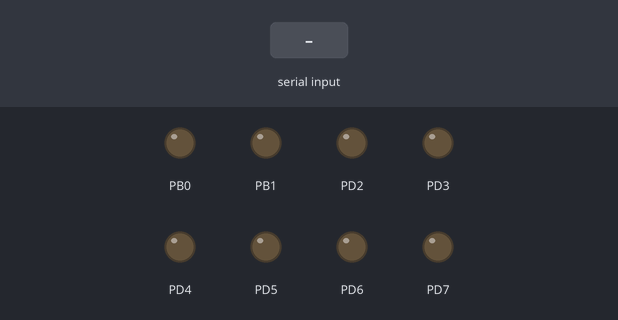
Recording of a program running on a simulated ATmega328P, built with avr-gcc and emulated at 1 MHz. Parts: output pins drawn as LEDs (lit = HIGH). The inputs (shaded band) are chosen by the test bench. Pins used as bus, display or sensor lines are not drawn; what the program prints to the serial monitor is not drawn.

Above: at 1.2 s.
1.3 s: "90,45\n" received over Serial
At 2.5 s:
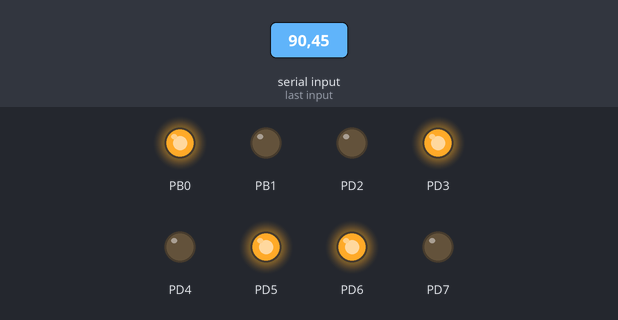
2.8 s: "30,150\n" received over Serial
At 3.7 s:
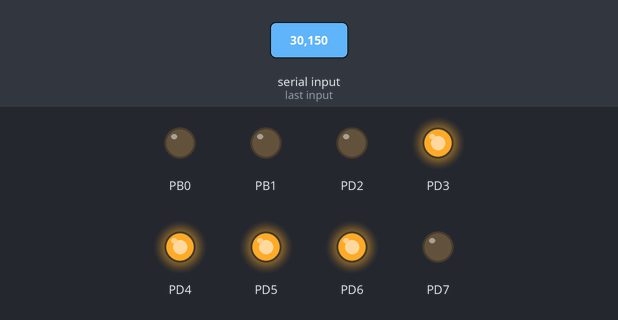
4.3 s: "1\n" received over Serial
At 4.9 s:
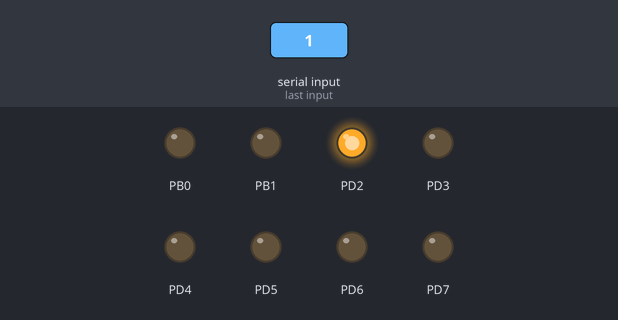
5.8 s: "2\n" received over Serial
At 7.0 s:
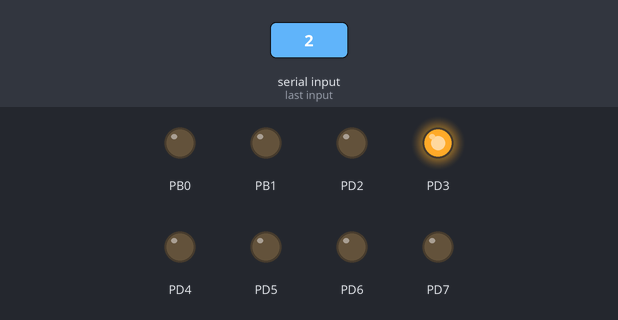
7.3 s: "3\n" received over Serial
At 8.4 s:
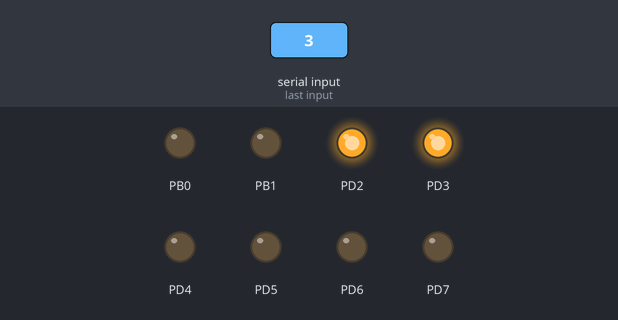
8.8 s: "4\n" received over Serial
At 9.6 s:
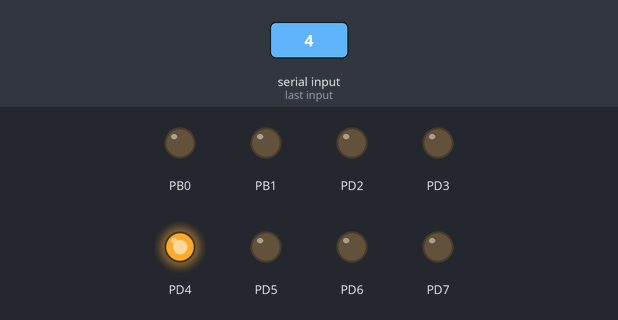
Timing chart, 0 to 11.3 s (numbered marks = the images above; inputs shaded):
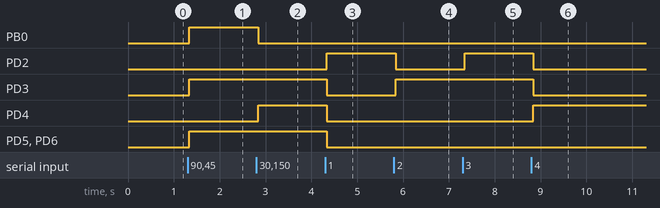

The program:

main.c
```c
/*
 * Lab3.c
 *
 * Created: 2/3/2026 9:38:22 AM
 * Author : Matheo Echeverria
 * Laboratorio del´la comunicación SPI
 */

// Libraries
#define F_CPU 1000000
#include <avr/io.h>
#include <avr/interrupt.h>
#include <stdint.h>
#include <stdlib.h>
#include <util/delay.h>
#include "UART/UART.h"
#include "ADC/ADC.h"
#include "SPI/SPI.h"

// Prototype functions
void setup();
void leds(uint8_t a);

// Variables
uint8_t valorSPI = 0;
char buffer[10];
char valorLED[4];
uint8_t LED;
uint8_t indx = 0;
uint8_t led_ready;

// Main loop
int main(void)
{
	setup();
    while (1)
    {
		PORTB &= ~(1 << PORTB2); // SS = 0

		spi_write('a');
		spi_write(0x00);
		valorSPI = spi_read();
		utoa(valorSPI, buffer, 10);
		writeString("Potenciometro 1: ");
		writeString(buffer);
		//writeString("\n");

		PORTB |= (1 << PORTB2);  // SS = 1

		PORTB &= ~(1 << PORTB2); // SS = 0
		spi_write('b');
		spi_write(0x00);
		valorSPI = spi_read();
		utoa(valorSPI, buffer, 10);
		writeString("  Potenciometro 2: ");
		writeString(buffer);
		writeString("\n");


		PORTB |= (1 << PORTB2);  // SS = 1


		if (led_ready) {
			PORTB &= ~(1 << PORTB2); // SS = 0

			led_ready = 0;
			LED = atoi((char*)valorLED);
			leds(LED);

			spi_write(LED);


		}


		//_delay_ms(250);


    }
}

// NON-Interrupts subroutines
void setup(){
	cli();
	CLKPR = (1 << CLKPCE);
	CLKPR = (1 << CLKPS2); // FRECUENCIA DEL CLOCK PRINCIPAL DE 1 MHz
	// Inicializar pines de salida para los LEDS
	// PORTD 2-7
	DDRD |= (1<<PORTD2) | (1<<PORTD3) | (1<<PORTD4) | (1<<PORTD5) | (1<<PORTD6) | (1<<PORTD7);
	PORTD &= ~((1<<PORTD2) | (1<<PORTD3) | (1<<PORTD4) | (1<<PORTD5) | (1<<PORTD6) | (1<<PORTD7));
	// PORTB 0-1
	DDRB |= (1<<PORTB0) | (1 << PORTB1);
	PORTB &= ~((1<<PORTB0) | (1 << PORTB1));

	init_spi(SPI_MASTER_OSC_DIV4, SPI_DATA_ORDER_MSB,SPI_MODE0);
	initUART();

	PORTB |= (1 << PORTB2); // Es esl slave select. necesito que este en 1 porque es negado
	SPCR |= (1 << SPE);

	sei();
}

void leds(uint8_t a){
	uint8_t puerto_d = (a & 0b00111111) << 2;
	uint8_t puerto_b = (a & 0b11000000) >> 6; // Máscara para conservar únicamente los últimos 2 bits

	PORTD = (PORTD & 0b00000011) | puerto_d;
	PORTB = (PORTB & 0b11111100) | puerto_b;
}

// Interrupts
ISR(USART_RX_vect){
	char c = UDR0;

	 if (c == '\n' || c == '\r' || c == '.') {
		 valorLED[indx] = '\0';  // cerrar string
		 indx = 0;
		 led_ready = 1;
	} else{
			valorLED[indx] = c;
			indx++;
	}
}
```

ADC.c
```c
/*
 * ADC.c
 *
 * Created: 4/30/2025 11:25:45 AM
 *  Author: admin
 */
#include "ADC.h"

void initADC(){


	ADMUX = 0; // LIMPIAR EL REGISTRO ADMUX
	ADMUX |= (1 << REFS0); // REFERENCIA = AVCC
	ADMUX |= (1 << ADLAR); // JUSTIFICACION A LA IZQUIERDA
	ADMUX = (ADMUX & 0xF0);  // ADC0


	ADCSRA = 0;
	ADCSRA |= (1 << ADPS1) | (1 << ADPS0); // PRESCALER DE 8
	ADCSRA |= (1 << ADEN) | (1 << ADIE); // HABILITAR INTERRUPCIONES

	ADCSRA |= (1 << ADSC); // EMPIEZA A HACER LA CONVERSION DEL PIN
}
```

ADC.h
```c
/*
 * ADC.h
 *
 * Created: 4/30/2025 11:25:57 AM
 *  Author: admin
 */


#ifndef ADC_H_
#define ADC_H_

#include <avr/io.h>

void initADC();


#endif /* ADC_H_ */
```

SPI.c
```c
/*
 * SPI.c
 *
 * Created: 2/3/2026 9:41:37 AM
 *  Author: admin
 */

#include "SPI.h"

void init_spi(SPI_TYPE sType,SPI_DATA_ORDER sDataorder, SPI_CLOCK_MODE sClockmode){
	 //PB2 ---> SS
	 //PB3 ---> MOSI
	 //PB4 ---> MISO
	 //PB5 ---> SCK

	 if (sType & (1 << MSTR)){ // Verificar si se quiere configurar como maestro
		 DDRB |= (1 << DDB3) | (1 << DDB5) | (1 << DDB2); // Mosi, SCK, SS negado
		 DDRB &= ~(1 << DDB4); // MISO
		 PORTB |= (1 << PORTB2); // SS en HIGH
		 SPCR |= (1 << MSTR); // FUERZA MASTER


		 uint8_t temp = sType & 0b00000111;
		 switch(temp){
			 case 0: // DIV2
				SPCR &= ~((1 << SPR1) | (1 << SPR0));
				SPSR |= (1 << SPI2X);
				break;
			case 1: //DIV 4
				SPCR &= ~((1<<SPR1)|(1<<SPR0));
				SPSR &= ~(1<<SPI2X);
				break;
			case 2: //DIV8
				SPCR |= (1<<SPR0);
				SPCR &= ~(1<<SPR1);
				SPSR |= (1<<SPI2X);
				break;
			case 3: //DIV16
				SPCR |= (1<<SPR0);
				SPCR &= ~(1<<SPR1);
				SPSR &= ~(1<<SPI2X);
				break;
			case 4: //DIV32
				SPCR &= ~(1<<SPR0);
				SPCR |= (1<<SPR1);
				SPSR |= (1<<SPI2X);
				break;
			case 5: //DIV64
				SPCR &= ~(1<<SPR0);
				SPCR |= (1<<SPR1);
				SPSR &= ~(1<<SPI2X);
				break;
			case 6: //DIV128
				SPCR |= (1<<SPR0)|(1<<SPR1);
				SPSR &= ~(1<<SPI2X);
				break;
		 }
	 }else{ // Significa que se configurara como esclavo
		 DDRB |= (1 << DDB4); // MISO
		 DDRB &= ~((1 << DDB3) | (1 << DDB5) | (1 << DDB2)); // MOSI, SCK, SS negado
		 SPCR &= ~(1 << MSTR);
	 }

	 // Registro de control
	 SPCR |= (1 << SPE) | sDataorder | sClockmode;
}


void spi_write(uint8_t dat){
	SPDR = dat;
}

unsigned spiDataready(){
	if (SPSR & (1 << SPIF))
	return 1;
	else
	return 0;
}

uint8_t spi_read(){
	while (!(SPSR & (1 << SPIF)));
	return(SPDR);
}
```

SPI.h
```c
/*
 * SPI.h
 *
 * Created: 2/3/2026 9:41:22 AM
 *  Author: admin
 */


#ifndef SPI_H_
#define SPI_H_

#include <avr/io.h>

// Variables
typedef enum{
	SPI_MASTER_OSC_DIV2		= 0b01010000,
	SPI_MASTER_OSC_DIV4		= 0b01010001,
	SPI_MASTER_OSC_DIV8		= 0b01010010,
	SPI_MASTER_OSC_DIV16	= 0b01010011,
	SPI_MASTER_OSC_DIV32	= 0b01010100,
	SPI_MASTER_OSC_DIV64	= 0b01010101,
	SPI_MASTER_OSC_DIV128	= 0b01010110,
	SPI_SLAVE_SS			= 0b01000000
}SPI_TYPE;

typedef enum{
	SPI_DATA_ORDER_MSB		= 0b00000000,
	SPI_DATA_ORDER_LSB		= 0b00100000
}SPI_DATA_ORDER;

typedef enum{
	SPI_MODE0				= 0b00000000,
	SPI_MODE1				= 0b00000100,
	SPI_MODE2				= 0b00001000,
	SPI_MODE3				= 0b00001100
}SPI_CLOCK_MODE;


// Funciones de la libreria
void init_spi(SPI_TYPE, SPI_DATA_ORDER, SPI_CLOCK_MODE);
void spi_write(uint8_t dat);
uint8_t spi_read();
unsigned spiDataready();
 //void spiReceiveWait();
#endif /* SPI_H_ */
```

UART.c
```c
/*
 * UART.c
 *
 * Created: 4/30/2025 9:04:08 AM
 *  Author: admin
 */

#include "UART.h"

void initUART(){
	// Paso 1: estableceer PD1 (TX) como salida y PD0 como entrada (RX)
	DDRD &= ~(1 << DDD0); // PD0 como entrada (RX)
	DDRD |= (1 << DDD1);  // PD1 como salida (TX)


	// Paso 2: Configurar UCSR0A
	UCSR0A = 0;
	UCSR0A |= (1 << U2X0); // Doble velocidad

	// Paso 3: Configurar UCSR0B
	UCSR0B = (1 << RXCIE0) | (1 << RXEN0) | (1 << TXEN0);

	// Paso 4: Configurar UCSR0C
	// Configurar UART como asincrono, sin polaridad, 1 stop bit y 8 bits de datos
	UCSR0C = (1 << UCSZ01) | (1 << UCSZ00);

	// Paso 5: Configurar baudrate UBR0 = 12 -> 9600 @ 1 MHz a doble velocidad
	UBRR0 = 12;
}

void writeChar(char caracter){
	while(( UCSR0A & (1 << UDRE0)) == 0){
	}
	UDR0 = caracter;
}

void writeString(char* texto){
	for(uint8_t i = 0; *(texto+i) != '\0' ; i++){
		writeChar(*(texto+i));
	}
}

void writeNumber8(uint8_t number){
	char buffer[4]; // Máx: "255\0"
	itoa(number, buffer, 10); // Convierte número a string en base 10
	writeString(buffer);
}
```

UART.h
```c
/*
 * UART.h
 *
 * Created: 4/30/2025 9:04:19 AM
 *  Author: admin
 */


#ifndef UART_H_
#define UART_H_

#include <avr/io.h>
#include <stdlib.h>

void initUART();
void writeChar(char caracter);
void writeString(char* texto);
void writeNumber8(uint8_t number);


#endif /* UART_H_ */
```

Measured:
- after the input at 1.3 s, PB0, PD3, PD5, PD6: LOW → HIGH at once
- after the input at 2.8 s, PB0: HIGH → LOW at once; PD4: LOW → HIGH at once
- after the input at 4.3 s, PD2: LOW → HIGH at once; PD3–6: HIGH → LOW at once
- after the input at 5.8 s, PD2: HIGH → LOW at once; PD3: LOW → HIGH at once
- after the input at 7.3 s, PD2: LOW → HIGH at once
- after the input at 8.8 s, PD2, PD3: HIGH → LOW at once; PD4: LOW → HIGH at once
